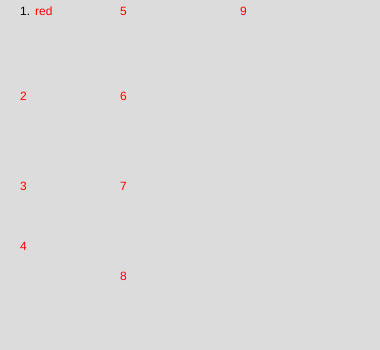
Frame 1 (no input)
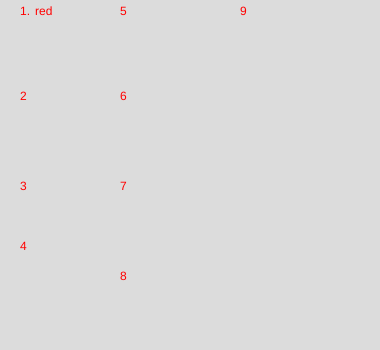
Frame 60 (no input)
Frame 120 (the mouse pressed at the canvas centre since frame 60): identical to frame 60, image omitted

The p5.js sketch that drew these frames (run headless with seeded random() and noise() and a simulated clock; from frame 60 on, the mouse is pressed at the canvas centre):

// p5.js sketch
// ── sketch.js
let colours = ["red", "green", "blue", "purple", "yellow"]





function setup() {
  createCanvas(380, 350);
}

function draw() {
  background(220);
text("1.",20,15)
fill(colours[0])
text(colours[0], 35,15)



text(2.,20,100)
text(3.,20,190)
text(4.,20,250)
text(5.,120,15)
text(6.,120,100)
text(7.,120,190)
text(8.,120,280)
text(9.,240,15)
}
